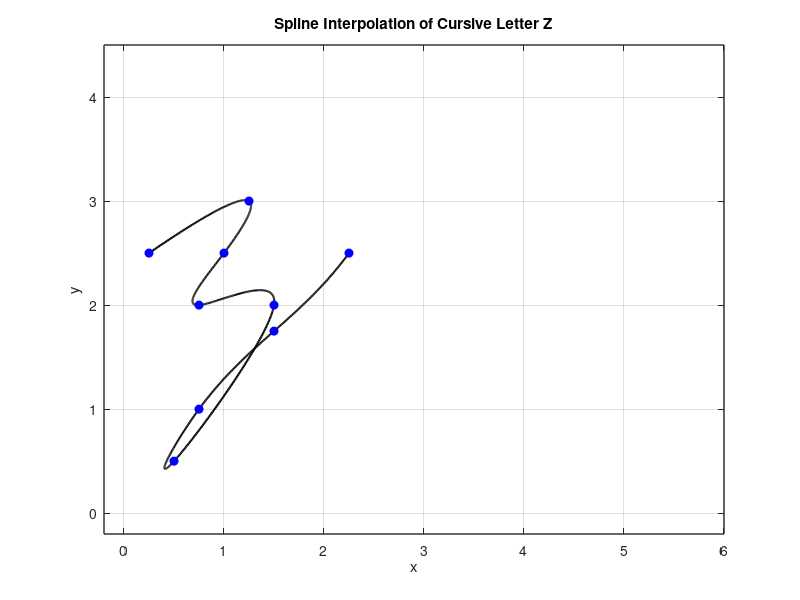

Recreate this plot in MATLAB.
%% letter z's
x = [0.25 1.25 1 0.75 1.5 0.5 0.75 1.5 2.25];
y = [2.5 3 2.5 2 2 0.5 1 1.75 2.5];

n = length(x);
t = 0:n-1; % Parametric coordinate t
tt = 0:0.01:n-1; % More dense coordinate tt for spline interpolation

% Compute spline interpolation
xx = spline(t, x, tt);
yy = spline(t, y, tt);

% Plot settings
figure(1)
plot(xx, yy, 'k', 'LineWidth', 1.5) % plot spline
hold on
plot(x, y, 'bo', 'MarkerFaceColor', 'b') % plot data points
axis([-0.2 6 -0.2 4.5])
grid on
title('Spline Interpolation of Cursive Letter Z')
xlabel('x')
ylabel('y')
set(gca, 'FontSize', 10, 'LineWidth', 1)
grid on

